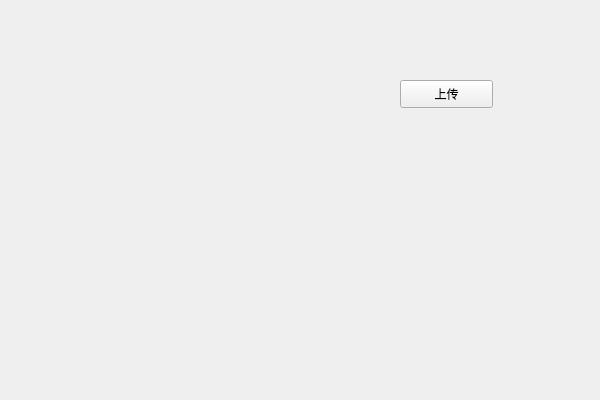
<?xml version="1.0" encoding="UTF-8"?>
<ui version="4.0">
 <class>dlgUploadFileClass</class>
 <widget class="QWidget" name="dlgUploadFileClass">
  <property name="geometry">
   <rect>
    <x>0</x>
    <y>0</y>
    <width>600</width>
    <height>400</height>
   </rect>
  </property>
  <property name="windowTitle">
   <string>dlgUploadFile</string>
  </property>
  <widget class="QPushButton" name="pushButton_upload">
   <property name="geometry">
    <rect>
     <x>400</x>
     <y>80</y>
     <width>93</width>
     <height>28</height>
    </rect>
   </property>
   <property name="text">
    <string>上传</string>
   </property>
  </widget>
 </widget>
 <layoutdefault spacing="6" margin="11"/>
 <resources/>
 <connections/>
</ui>
